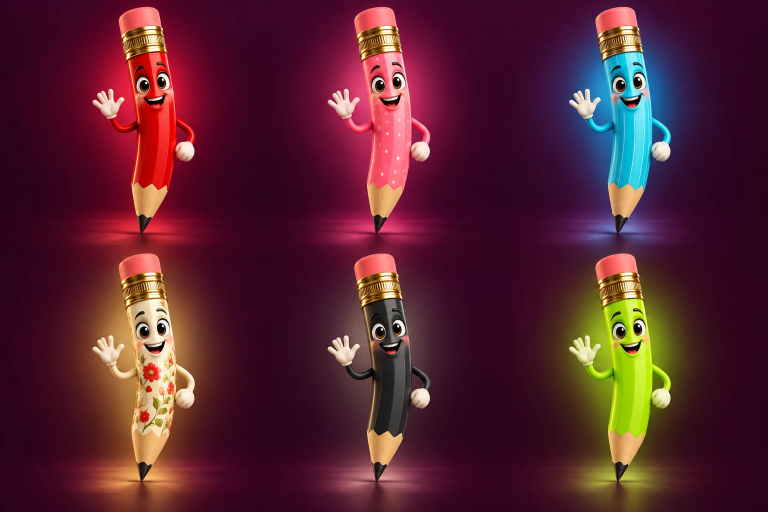
#> input picture artwork-traits/male-wearables/source.png, 1536 x 1024 px (shown at 1/2 size)
$ python build-male-wearables.py ../artwork-traits/01-body-finishes.webp
#> lines starting #> are read from the running program, lines starting #| are printed output that depends on the picture
"""Map generated cylindrical garments onto each unchanged pencil barrel curve."""
from pathlib import Path
from PIL import Image
import numpy as np
import sys,shutil
r=Path(__file__).resolve().parents[1];art=r/'artwork-traits/male-wearables';art.mkdir(parents=True,exist_ok=True)
if len(sys.argv)>1:shutil.copy2(sys.argv[1],art/'source.png')
sheet=Image.open(art/'source.png').convert('RGBA');ids=['puffer-coat','bomber-jacket','denim-vest','gold-joshi-medallion','dollar-chain']
for i,key in enumerate(ids):
 cw,ch=sheet.width/3,sheet.height/2;item=sheet.crop((round(i%3*cw),round(i//3*ch),round((i%3+1)*cw),round((i//3+1)*ch)))
#> after `cw, ch = (sheet.width / 3, sheet.height / 2)`: cw = 512; ch = 512
#> after `item = sheet.crop((round(i % 3 * cw), round(i // 3 * ch), round((i % 3`:
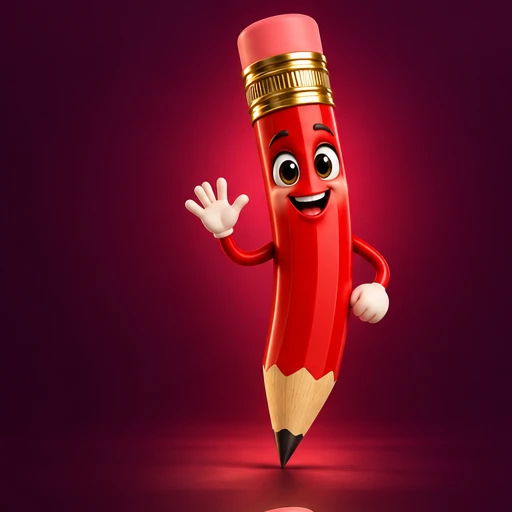
#> item: PIL image 512x512 RGBA; mean R, G, B, A 100.8, 16.4, 38, 255
 box=item.getchannel('A').point(lambda a:255 if a>30 else 0).getbbox();assert box;item=item.crop(box);item.save(art/f'{key}.png')
#> after `box = item.getchannel('A').point(lambda a: 255 if a > 30 else 0).getbb`: box = (0, 0, 512, 512)
 for pose in ['tilt-left','tilt-right','straight']:
#> (the run stopped early here; a loop or call above may not have finished)

$ run again, on artwork-traits/male-wearables/source.png
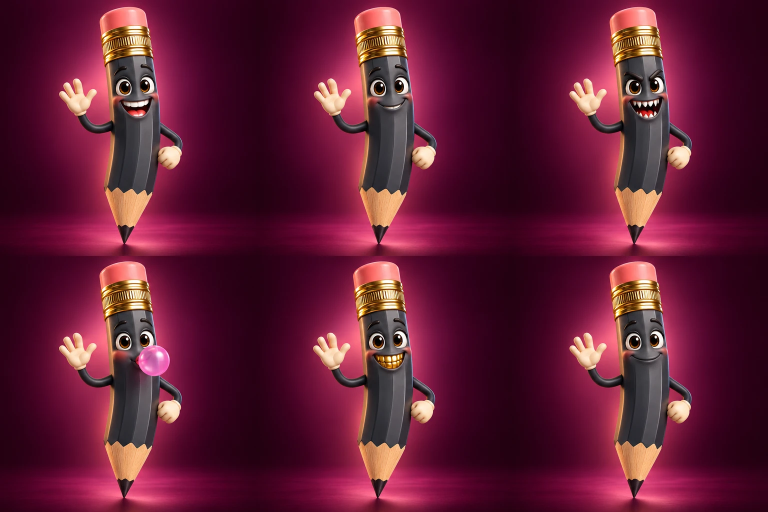
#> input picture artwork-traits/male-wearables/source.png, 1536 x 1024 px (shown at 1/2 size)
#> `item = sheet.crop((round(i % 3 * cw), round(i // 3 * ch), round((i % 3`:
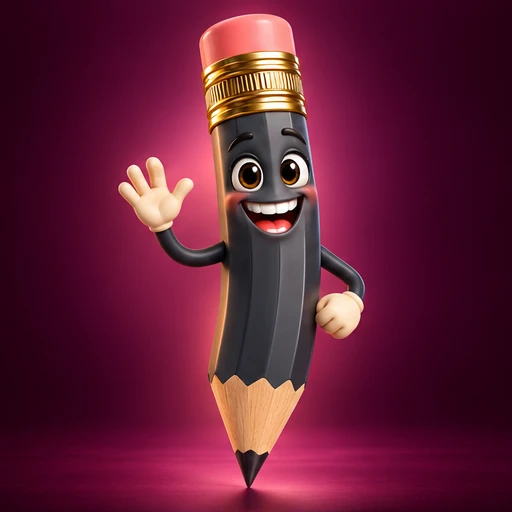
#> item: PIL image 512x512 RGBA; mean R, G, B, A 98.8, 29.6, 54.2, 255
#> box = (0, 0, 512, 512)
